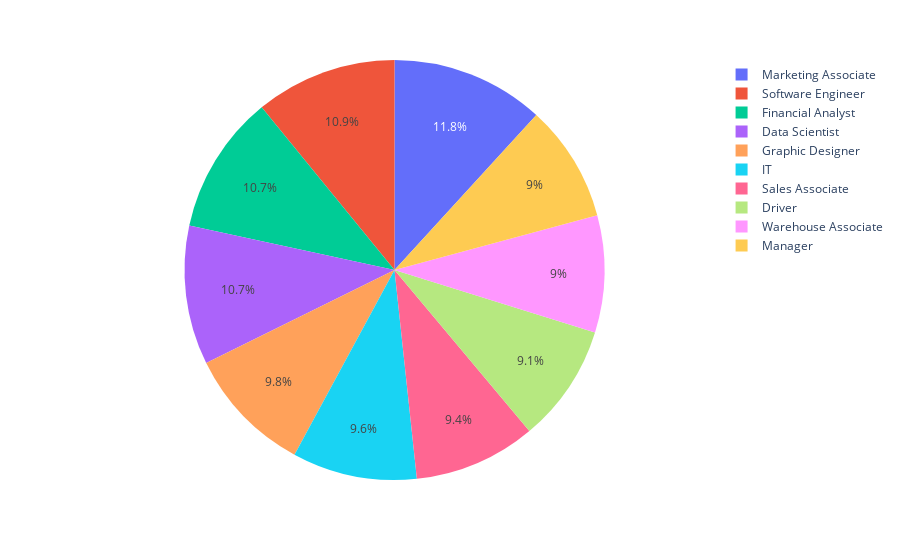

Notebook cell for this chart:
### Code cell
px.pie(df,names='JobTitle')

### Figure 1 — Plotly figure (JSON) as saved in the notebook; plotly's stock layout.template omitted (floating-point values rounded to 4 significant figures; data arrays with more than 128 entries replaced by an {"elided": "..."} marker saying what was removed)
{"data": [{"domain": {"x": [0, 1], "y": [0, 1]}, "hovertemplate": "JobTitle=%{label}<extra></extra>", "labels": {"elided": "1000 str values"}, "legendgroup": "", "name": "", "showlegend": true, "type": "pie"}], "layout": {"legend": {"tracegroupgap": 0}, "margin": {"t": 60}}}
